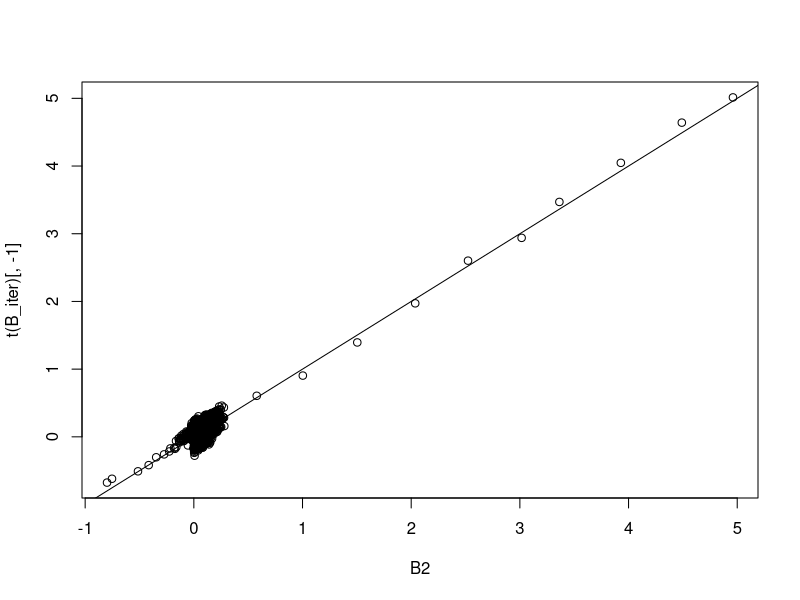
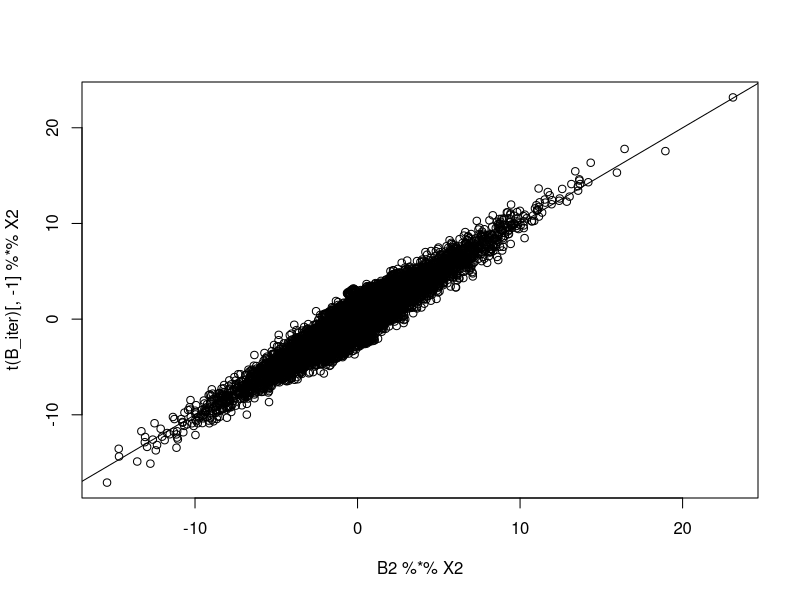
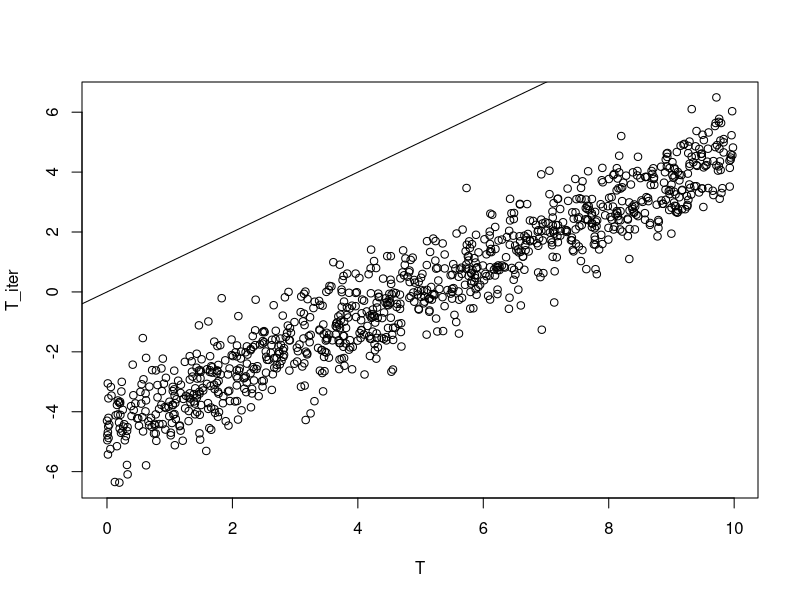
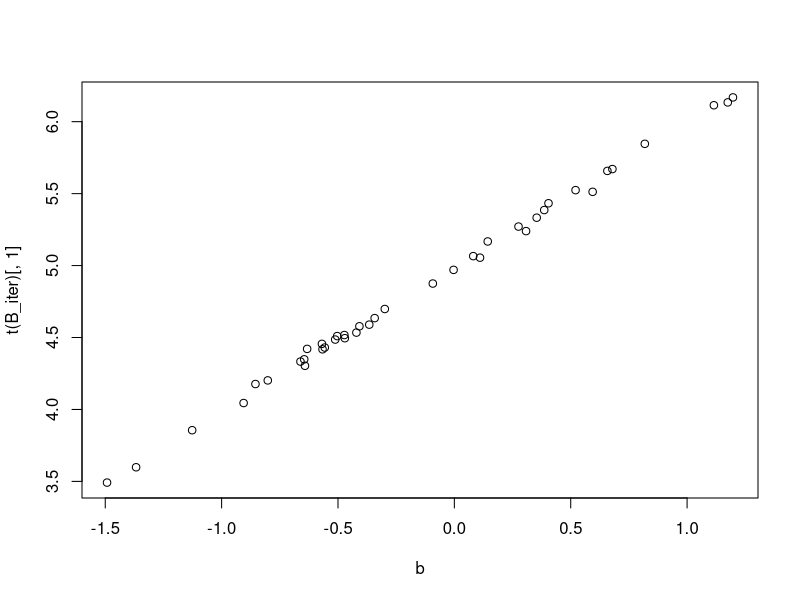
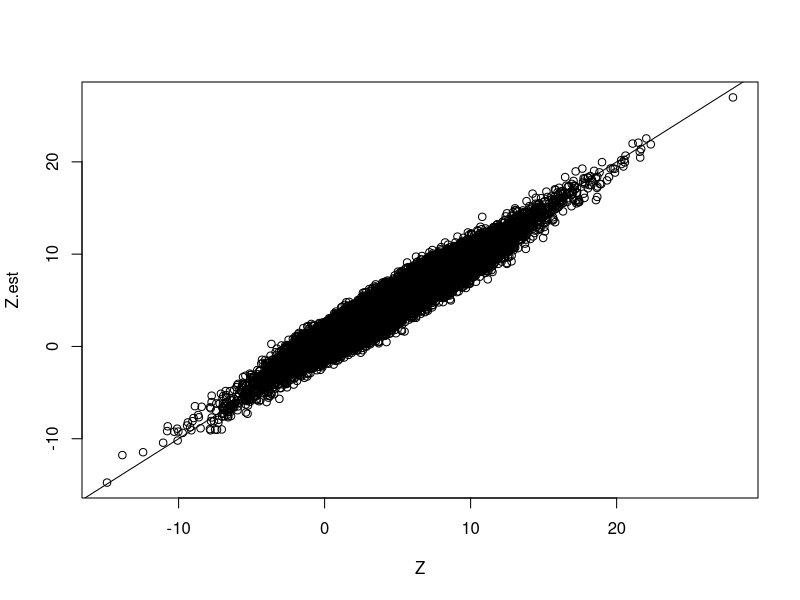
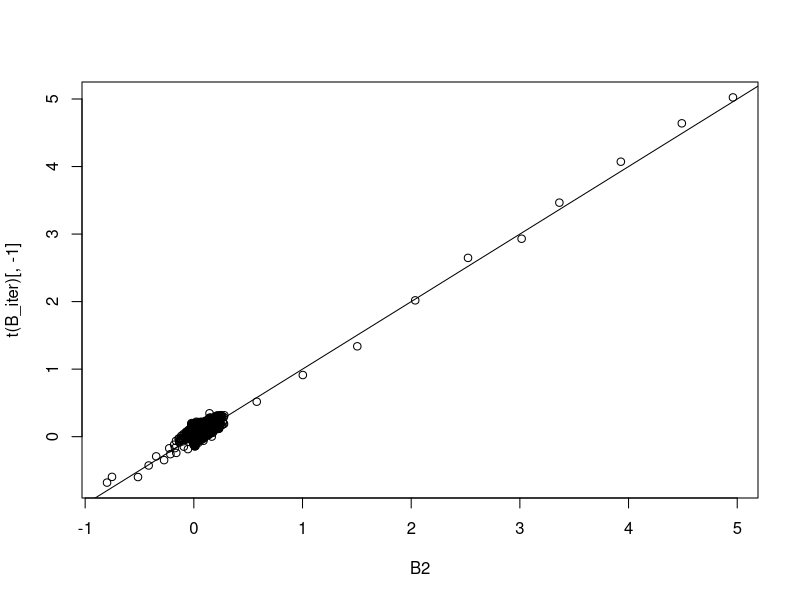
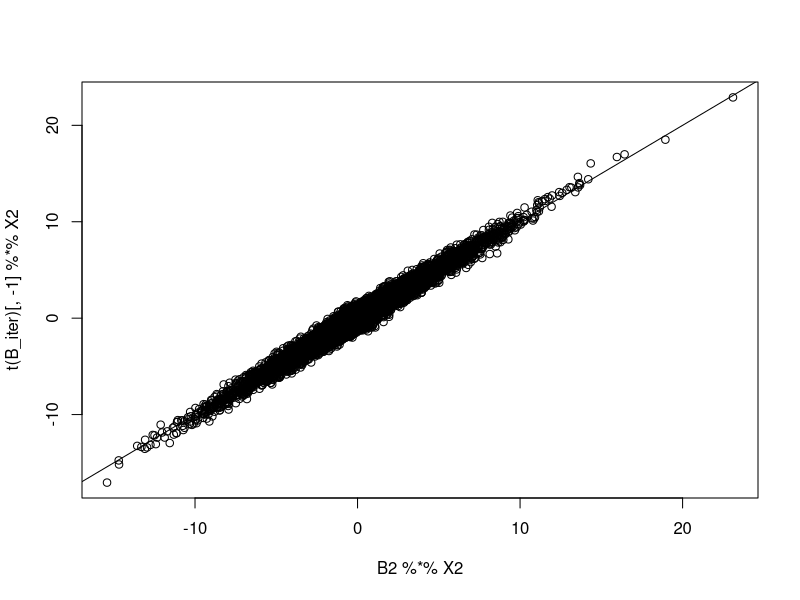
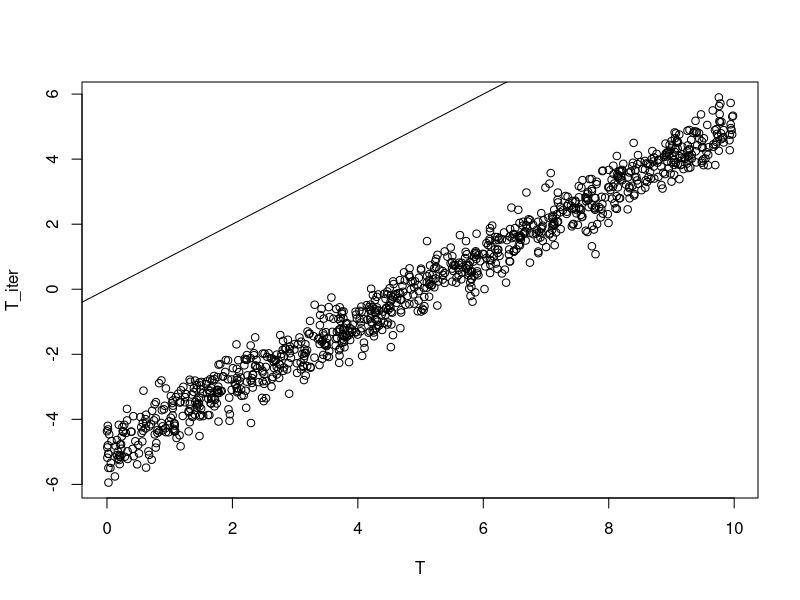

The R source for these figures, in order:
# Used library
library(mvtnorm)
library(expm)
library(MASS)
library(tidyverse)
set.seed(120733)
# set.seed(19911130)

## ANN function
rrr <- function(X,Y,lambda,gamma = 2){
  rrresult <- list()
  
  #1 estimate C using LS estimator (generalized inverse is used)
  Clhat <- ginv(t(X)%*%X)%*%t(X)%*% Y
  
  #2 eigendecomposite of CLhar
  Uhat <- svd(X%*%Clhat)$u
  vhat <- svd(X%*%Clhat)$v
  D <- diag(svd(X%*%Clhat)$d)
  
  #3. weight for soft-thredshold and rank
  weight <-  (svd(X%*%Clhat)$d)^(-gamma)
  rrresult$weight <- weight
  rrresult$r <-  sum(svd(X%*%Clhat)$d > lambda^(1/(gamma+1)))
  
  #4. soft-thredsholding
  diagvalue <-  svd(X%*%Clhat)$d -lambda*weight
  th <- ifelse(diagvalue < 0, 0, diagvalue)
  SDhat <-  diag(th)
  
  rrresult$thd <- diagvalue
  
  #5. low rank solution C
  rrresult$CShat <-  Clhat %*% vhat %*% ginv(D) %*% SDhat %*% t(vhat)
  
  return(rrresult)
}

# function to generate a random orthonormal matrix
rortho <- function(x){
  return(qr.Q(qr(array(runif(x), dim = c(x,x)))))
}

# simulation settings
# sample size n (n person's data have been taken)
n <- 1000

# number of metabolites
m <- 100

# number of taxa
k <- 40

# rank of matrix B
r <- 10

# Generate X from Multivariate Noromal with identity variance and covariance matrix
X <- matrix(c(rep(1, n), rnorm(m*n)), nrow = m+1, ncol = n, byrow = TRUE)
X2 <- X[-1,]

# Generate low-rank matrix B
sing.vals <- 5*((r:1)/r + 1/r)
B2 <- rortho(k)[,1:r] %*% diag(sing.vals) %*% rortho(m)[1:r,]

# Generate T vector from Unif(0, 10)
T <- matrix(runif(n, min = 0, max = 10), nrow = 1)
# T <- T - mean(T)

# Generate b vector for intercept from N(0,1)
b <- matrix(rnorm(k), ncol = 1)
B <- as.matrix(cbind(b, B2))

# Generate random error
E <- matrix(rnorm(k*n), nrow = k, ncol = n)

# Calculate our new Z = XB + 1T + E
Z <- B %*% X + matrix(rep(1, k), ncol = 1) %*% T + E
# Z2 <- B2 %*% X2 + b %*% matrix(rep(1,n), nrow = 1)+  matrix(rep(1, k), ncol = 1) %*% T + E

# convergence criterion
vareps <- 10^(-3)

# range of lambda
lambda.seq <- exp(seq(8, 8, 1))
rank.est <- rep(0, length(lambda.seq))
converge.iter <- rep(0, length(lambda.seq))
num_obj <- rep(0, length(lambda.seq))

for (i in 1: length(lambda.seq)) {
  # initial estimated B
  qrX <- qr(t(X), tol = 10^-7)
  B_iter <- qr.coef(qrX, t(Z))
  
  # initial estimated T (LS)
  T_iter <- t(matrix(rowMeans(t(Z) - t(X) %*% B_iter), nrow = 1))
  # T_iter <- T_iter1 - mean(T_iter1)
  
  disT <- 1
  disB <- 1
  disXB <- 1
  iter.count <- 1
  
  while ((((disB > vareps) || (disT > vareps))  && ((disXB > vareps) || (disT > vareps))) && (iter.count < 3000)) {
    Z_iter_B <- t(Z) - T_iter %*% t(matrix(rep(1, k), ncol = 1))
    B_iter_next <- rrr(t(X), Z_iter_B, lambda = lambda.seq[i])$CShat
    B_iter_next_rank <- rrr(t(X), Z_iter_B, lambda = lambda.seq[i])$r
    
    # Using LS method
    T_iter_next <- t(matrix(rowMeans(t(Z) - t(X) %*% B_iter), nrow = 1))
    
    iter_weight <- sort(rrr(t(X), Z_iter_B, lambda = lambda.seq[i])$weight)
    disT <- sum((T_iter - T_iter_next)^2)
    disB <- sum((B_iter - B_iter_next)^2)
    disXB <- sum((t(B_iter) %*% X - t(B_iter_next) %*% X)^2)
    print(c(disT, disB, disXB))
    print(sum(T_iter))
    
    B_iter <- B_iter_next
    T_iter <- T_iter_next
    iter.count <- iter.count + 1
    # print(iter.count)
  }
  rank.est[i] <- B_iter_next_rank
  converge.iter[i] <- iter.count
  num_obj[i] <- 1/2 * sum((t(Z) - t(X) %*% B_iter - T_iter %*% matrix(rep(1, k), nrow = 1))^2) + 
    lambda.seq[i] * sum(iter_weight*svd(t(X) %*% B_iter)$d)
  Z.est <-  t(B_iter) %*% X + matrix(rep(1, k), ncol = 1) %*% t(T_iter)
  
  # save image for B matrix
  png(paste0("plot-B-ls-ls2rls2-wocT-gamma2.png"))
  plot(B2, t(B_iter)[,-1])
  abline(a = 0, b = 1)
  dev.off()
  
  # save image for XB matrix
  png(paste0("plot-XB-ls-ls2rls2-wocT-gamma2.png"))
  plot(B2 %*% X2, t(B_iter)[,-1] %*% X2)
  abline(a = 0, b = 1)
  dev.off()
  
  # save image for T matrix
  png(paste0("plot-T-ls-ls2rls2-wocT-gamma2.png"))
  plot(T, T_iter)
  abline(a = 0, b = 1)
  dev.off()
  
  # save image for T matrix
  png(paste0("plot-beta-ls-ls2rls2-wocT-gamma2.png"))
  plot(b, t(B_iter)[,1])
  abline(a = 0, b = 1)
  dev.off()
  
  # save image for Z matrix
  png(paste0("plot-Z-ls-ls2rls2-wocT-gamma2.png"))
  plot(Z, Z.est)
  abline(a = 0, b = 1)
  dev.off()
}

T[1:10]
T_iter[1:10]
b[1:10]
(t(B_iter))[1:10, 1]
B2[1:2, 1:7]
t(B_iter)[1:2, 2:8]
(B2%*%X2)[1:2, 1:7]
(t(B_iter)[,-1]%*%X2)[1:2, 1:7]
num_obj
converge.iter

rank.est.rls <- rep(0, length(lambda.seq))
converge.iter.rls <- rep(0, length(lambda.seq))
num_obj.rls <- rep(0, length(lambda.seq))

for (i in 1: length(lambda.seq)) {
  # initial estimated B
  qrX <- qr(t(X), tol = 10^-7)
  B_iter <- qr.coef(qrX, t(Z))
  
  # initial estimated T (LS)
  T_iter <- T_iter- mean(T_iter)
  # T_iter <- T_iter1 - mean(T_iter1)
  
  disT <- 1
  disB <- 1
  disXB <- 1
  iter.count.rls <- 1
  
  while ((((disB > vareps) || (disT > vareps))  && ((disXB > vareps) || (disT > vareps))) && (iter.count < 3000)) {
    Z_iter_B <- t(Z) - T_iter %*% t(matrix(rep(1, k), ncol = 1))
    B_iter_next <- rrr(t(X), Z_iter_B, lambda = lambda.seq[i])$CShat
    B_iter_next_rank <- rrr(t(X), Z_iter_B, lambda = lambda.seq[i])$r
    
    # Using RLS method
    T_iter_next <- t(matrix(rowMeans(t(Z) - t(X) %*% B_iter), nrow = 1))
    T_iter_next <- T_iter_next - mean(T_iter_next)
    
    iter_weight <- sort(rrr(t(X), Z_iter_B, lambda = lambda.seq[i])$weight)
    disT <- sum((T_iter - T_iter_next)^2)
    disB <- sum((B_iter - B_iter_next)^2)
    disXB <- sum((t(B_iter) %*% X - t(B_iter_next) %*% X)^2)
    print(c(disT, disB, disXB))
    print(sum(T_iter))
    
    B_iter <- B_iter_next
    T_iter <- T_iter_next
    iter.count.rls <- iter.count.rls + 1
    # print(iter.count)
  }
  rank.est.rls[i] <- B_iter_next_rank
  converge.iter.rls[i] <- iter.count.rls
  num_obj.rls[i] <- 1/2 * sum((t(Z) - t(X) %*% B_iter - T_iter %*% matrix(rep(1, k), nrow = 1))^2) + 
    lambda.seq[i] * sum(iter_weight*svd(t(X) %*% B_iter)$d)
  Z.est <-  t(B_iter) %*% X + matrix(rep(1, k), ncol = 1) %*% t(T_iter)
  
  # save image for B matrix
  png(paste0("plot-B-rls-ls2rls2-wocT-gamma2.png"))
  plot(B2, t(B_iter)[,-1])
  abline(a = 0, b = 1)
  dev.off()
  
  # save image for XB matrix
  png(paste0("plot-XB-rls-ls2rls2-wocT-gamma2.png"))
  plot(B2 %*% X2, t(B_iter)[,-1] %*% X2)
  abline(a = 0, b = 1)
  dev.off()
  
  # save image for T matrix
  png(paste0("plot-T-rls-ls2rls2-wocT-gamma2.png"))
  plot(T, T_iter)
  abline(a = 0, b = 1)
  dev.off()
  
  # save image for T matrix
  png(paste0("plot-beta-rls-ls2rls2-wocT-gamma2.png"))
  plot(b, t(B_iter)[,1])
  abline(a = 0, b = 1)
  dev.off()
  
  # save image for Z matrix
  png(paste0("plot-Z-rls-ls2rls2-wocT-gamma2.png"))
  plot(Z, Z.est)
  abline(a = 0, b = 1)
  dev.off()
}

T[1:10]
T_iter[1:10]
b[1:10]
(t(B_iter))[1:10, 1]
B2[1:2, 1:7]
t(B_iter)[1:2, 2:8]
(B2%*%X2)[1:2, 1:7]
(t(B_iter)[,-1]%*%X2)[1:2, 1:7]
num_obj.rls
converge.iter.rls
